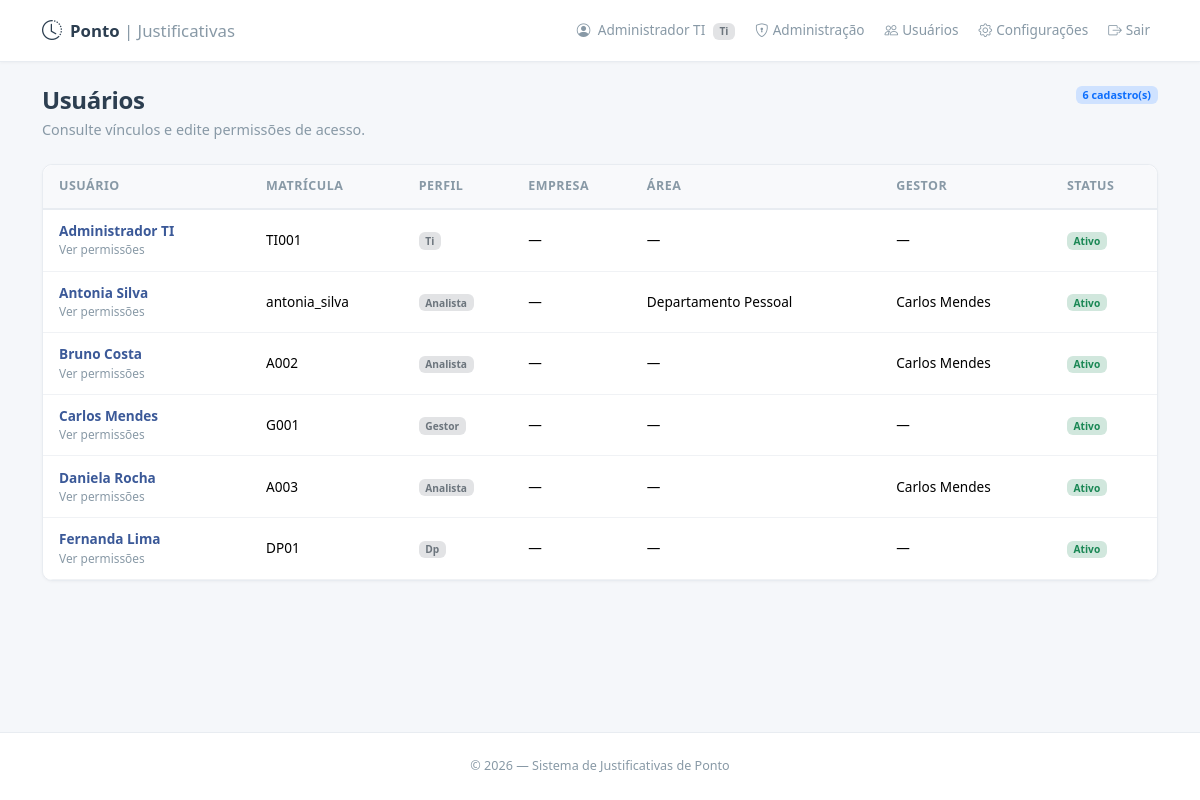
The page /admin/vinculos (signed in) on the database as committed earlier.
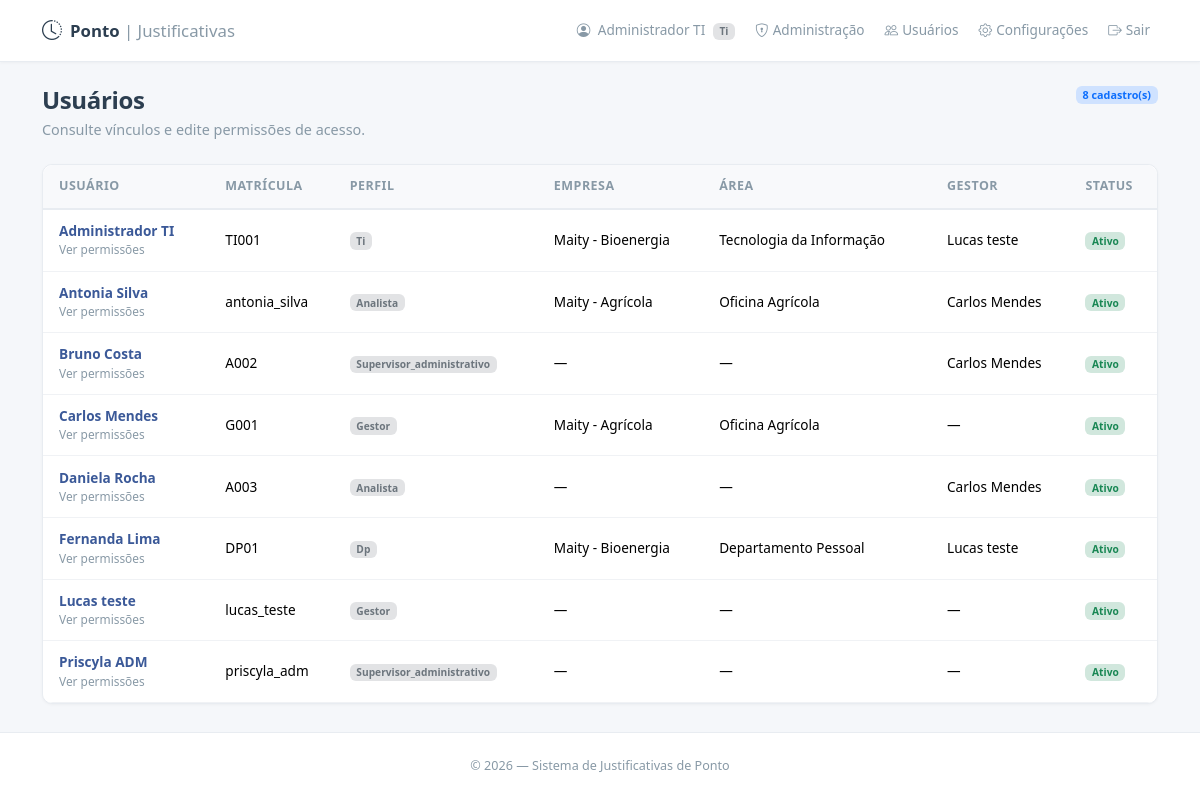
The same page on the database as committed later.
### models.py (models this page shows)
class Usuario(UserMixin, db.Model):
    __tablename__ = 'usuarios'
    id = db.Column(db.Integer, primary_key=True)
    matricula = db.Column(db.String(20), unique=True, nullable=False)
    nome = db.Column(db.String(100), nullable=False)
    email = db.Column(db.String(120), unique=True, nullable=False)
    senha_hash = db.Column(db.String(256), nullable=False)
    perfil = db.Column(db.String(20), nullable=False)
    gestor_id = db.Column(db.Integer, db.ForeignKey('usuarios.id'), nullable=True)
    area_id = db.Column(db.Integer, db.ForeignKey('areas.id'), nullable=True)
    empresa_id = db.Column(db.Integer, db.ForeignKey('empresas.id'), nullable=True)
    ativo = db.Column(db.Boolean, default=True)
    criado_em = db.Column(db.DateTime, default=lambda: datetime.now(timezone.utc))
    gestor = db.relationship('Usuario', remote_side=[id], backref='subordinados')
    area = db.relationship('Area', backref='usuarios')
    empresa = db.relationship('Empresa', backref='usuarios')
    solicitacoes = db.relationship('Solicitacao', backref='colaborador',
                                   foreign_keys='Solicitacao.colaborador_id', lazy='dynamic')

class Area(db.Model):
    __tablename__ = 'areas'
    id = db.Column(db.Integer, primary_key=True)
    nome = db.Column(db.String(100), unique=True, nullable=False)
    ativo = db.Column(db.Boolean, default=True, nullable=False)
    empresas = db.relationship('Empresa', secondary='area_empresas', back_populates='areas')

class Empresa(db.Model):
    __tablename__ = 'empresas'
    id = db.Column(db.Integer, primary_key=True)
    nome = db.Column(db.String(120), unique=True, nullable=False)
    ativo = db.Column(db.Boolean, default=True, nullable=False)
    areas = db.relationship('Area', secondary='area_empresas', back_populates='empresas')

### app.py (the view)
@app.route('/admin/vinculos')
@login_required
@perfil_requerido('dp', 'ti')
def painel_vinculos():
    return render_template('usuarios.html', usuarios=Usuario.query.options(joinedload(Usuario.area), joinedload(Usuario.empresa), joinedload(Usuario.gestor)).order_by(Usuario.nome).all())

### app.py (called while the page is built)
@login_manager.user_loader
def load_user(user_id):
    return db.session.get(Usuario, int(user_id))

@app.context_processor
def inject_now():
    return {'now': datetime.now}

def perfil_requerido(*perfis):
    def decorator(f):
        @wraps(f)
        def wrapper(*args, **kwargs):
            if current_user.perfil not in perfis:
                flash('Acesso não autorizado.', 'danger')
                return redirect(url_for('dashboard'))
            return f(*args, **kwargs)
        return wrapper
    return decorator

### templates/usuarios.html (shortened to what this page needs)
{% extends "base.html" %}
{% block content %}
<header class="page-header">
    <div><h1 class="h4">Usuários</h1><p>Consulte vínculos e edite permissões de acesso.</p></div>
    <span class="badge bg-primary-subtle text-primary align-self-start">{{ usuarios|length }} cadastro(s)</span>
</header>
<div class="card card-clean section-card">
    <div class="card-body p-0 table-wrap">
        <table class="table table-hover align-middle mb-0">
            <thead><tr><th class="ps-3">Usuário</th><th>Matrícula</th><th>Perfil</th><th>Empresa</th><th>Área</th><th>Gestor</th><th>Status</th></tr></thead>
            <tbody>
            {% for u in usuarios %}
            <tr>
                <td class="ps-3"><a class="fw-600 text-decoration-none" href="{{ url_for('permissoes_usuario', usuario_id=u.id) }}">{{ u.nome }}</a><div class="small text-muted">Ver permissões</div></td>
                <td>{{ u.matricula }}</td>
                <td><span class="badge bg-secondary-subtle text-secondary">{{ u.perfil|capitalize }}</span></td>
                <td>{{ u.empresa.nome if u.empresa else '—' }}</td><td>{{ u.area.nome if u.area else '—' }}</td><td>{{ u.gestor.nome if u.gestor else '—' }}</td>
                <td><span class="badge bg-{{ 'success' if u.ativo else 'secondary' }}-subtle text-{{ 'success' if u.ativo else 'secondary' }}">{{ 'Ativo' if u.ativo else 'Inativo' }}</span></td>
            </tr>
            {% else %}<tr><td colspan="7" class="empty-state"><i class="bi bi-people"></i>Nenhum usuário cadastrado.</td></tr>{% endfor %}
            </tbody>
        </table>
    </div>
</div>
{% endblock %}

### templates/base.html (shortened to what this page needs)
<!DOCTYPE html>
<html lang="pt-BR" data-bs-theme="light">
<head>
    <link href="{{ url_for('static', filename='css/bootstrap.min.css') }}" rel="stylesheet">
    <link href="{{ url_for('static', filename='css/bootstrap-icons.min.css') }}" rel="stylesheet">
    <link href="{{ url_for('static', filename='css/style.css') }}" rel="stylesheet">
</head>
<body>
    {% if current_user.is_authenticated %}
    <nav class="navbar navbar-expand-lg sticky-top" aria-label="Navegação principal">
        <div class="container">
            <a class="navbar-brand d-flex align-items-center gap-2" href="{{ url_for('dashboard') }}">
                <i class="bi bi-clock-history fs-5"></i>
                <span>Ponto<span class="fw-light text-muted"> | Justificativas</span></span>
            </a>
            <div class="collapse navbar-collapse" id="navMain">
                <ul class="navbar-nav ms-auto align-items-lg-center gap-lg-1">
                    <li class="nav-item">
                        <span class="nav-link disabled">
                            <i class="bi bi-person-circle me-1"></i>
                            {{ current_user.nome }}
                            <span class="badge bg-secondary-subtle text-secondary ms-1">{{ current_user.perfil|capitalize }}</span>
                        </span>
                    </li>
                    {% if current_user.perfil == 'ti' %}<li class="nav-item"><a class="nav-link" href="{{ url_for('painel_admin') }}"><i class="bi bi-shield-lock me-1"></i>Administração</a></li>{% elif current_user.perfil == 'supervisor_administrativo' %}<li class="nav-item"><a class="nav-link" href="{{ url_for('painel_supervisor') }}"><i class="bi bi-clipboard-check me-1"></i>Aprovações</a></li>{% endif %}
                    {% if current_user.perfil in ['dp', 'ti'] %}<li class="nav-item"><a class="nav-link" href="{{ url_for('painel_vinculos') }}"><i class="bi bi-people me-1"></i>Usuários</a></li><li class="nav-item"><a class="nav-link" href="{{ url_for('configuracoes') }}"><i class="bi bi-gear me-1"></i>Configurações</a></li>{% endif %}
                    <li class="nav-item">
                        <form method="POST" action="{{ url_for('logout') }}" class="d-inline">
                            <button class="nav-link text-danger border-0 bg-transparent" type="submit">
                                <i class="bi bi-box-arrow-right me-1"></i>Sair
                            </button>
                        </form>
                    </li>
                </ul>
            </div>
        </div>
    </nav>
    {% endif %}
    <div class="toast-container position-fixed top-0 end-0 p-3" style="z-index:9999">
    </div>
    <main class="container py-4">
        {% block content %}{% endblock %}
    </main>
    <footer class="text-center text-muted small py-4 mt-auto">
        <span>&copy; {{ now().year if now is defined else '2026' }} — Sistema de Justificativas de Ponto</span>
    </footer>
</body>
</html>

### static/css/style.css (style rules this page uses)
:root { --color-primary: #3b5998; --color-primary-hover: #2d4373; --color-bg: #f5f7fa; --color-card: #ffffff; --color-border: #e8ecf1; --color-text: #2c3e50; --color-text-muted: #8899a6; --radius: 10px; --shadow-sm: 0 1px 3px rgba(0, 0, 0, 0.04); --shadow-md: 0 4px 16px rgba(0, 0, 0, 0.06); --transition: all 0.2s ease; }
* { box-sizing: border-box; }
body { font-family: 'Segoe UI', -apple-system, BlinkMacSystemFont, Roboto, 'Helvetica Neue', Arial, sans-serif; background-color: var(--color-bg); color: var(--color-text); font-size: 0.9rem; min-height: 100vh; display: flex; flex-direction: column; }
main { flex: 1; }
a { color: var(--color-primary); }
.text-muted { color: var(--color-text-muted) !important; }
.fw-600 { font-weight: 600; }
.page-header { display: flex; align-items: flex-start; justify-content: space-between; gap: 1rem; margin-bottom: 1.5rem; }
.page-header h1, .page-header h2, .page-header h3, .page-header h4, .page-header h5 { margin-bottom: 0.25rem; font-weight: 650; letter-spacing: -0.015em; }
.page-header p { margin-bottom: 0; color: var(--color-text-muted); }
.section-card { height: 100%; overflow: hidden; }
.section-card .card-body { padding: 1.25rem; }
.table-wrap { overflow-x: auto; border-radius: var(--radius); }
.navbar { background: var(--color-card); border-bottom: 1px solid var(--color-border); box-shadow: var(--shadow-sm); padding: 0.65rem 0; }
.navbar-brand { font-weight: 600; font-size: 1.05rem; color: var(--color-text) !important; }
.nav-link { font-size: 0.85rem; color: var(--color-text-muted) !important; transition: var(--transition); }
.navbar .nav-link { border-radius: 7px; padding: .5rem .65rem; }
.card-clean { background: var(--color-card); border: 1px solid var(--color-border); border-radius: var(--radius); box-shadow: var(--shadow-sm); transition: var(--transition); }
.table { font-size: 0.85rem; }
.table thead th { background: #f8f9fb; border-bottom: 2px solid var(--color-border); font-weight: 600; font-size: 0.78rem; text-transform: uppercase; letter-spacing: 0.04em; color: var(--color-text-muted); padding: 0.75rem 0.5rem; white-space: nowrap; }
.table tbody td { padding: 0.7rem 0.5rem; border-bottom: 1px solid #f0f2f5; vertical-align: middle; }
footer { border-top: 1px solid var(--color-border); background: var(--color-card); }

Rows that differ between the two databases and show on the page:
changed Usuario "Administrador TI": empresa "—" → "Maity - Bioenergia"; area "—" → "Tecnologia da Informação"; gestor "—" → "Lucas teste"
changed Usuario "Antonia Silva": empresa "—" → "Maity - Agrícola"; area "Departamento Pessoal" → "Oficina Agrícola"
changed Usuario "Bruno Costa": perfil "Analista" → "Supervisor_administrativo"
changed Usuario (number 4 of 8 on the later page): empresa "—" → "Maity - Agrícola"; area "—" → "Oficina Agrícola"
changed Usuario "Fernanda Lima": empresa "—" → "Maity - Bioenergia"; area "—" → "Departamento Pessoal"; gestor "—" → "Lucas teste"
added Usuario: nome "Lucas teste", matricula "lucas_teste", perfil "Gestor", empresa "—", area "—", gestor "—", ativo "Ativo"
added Usuario: nome "Priscyla ADM", matricula "priscyla_adm", perfil "Supervisor_administrativo", empresa "—", area "—", gestor "—", ativo "Ativo"
Other text that changed with them:
{{ usuarios|length }}: "6" → "8"
